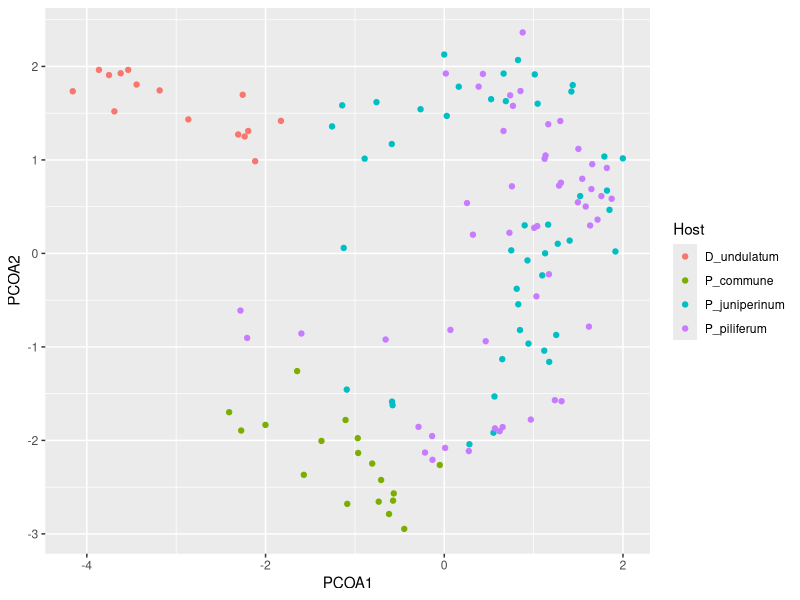
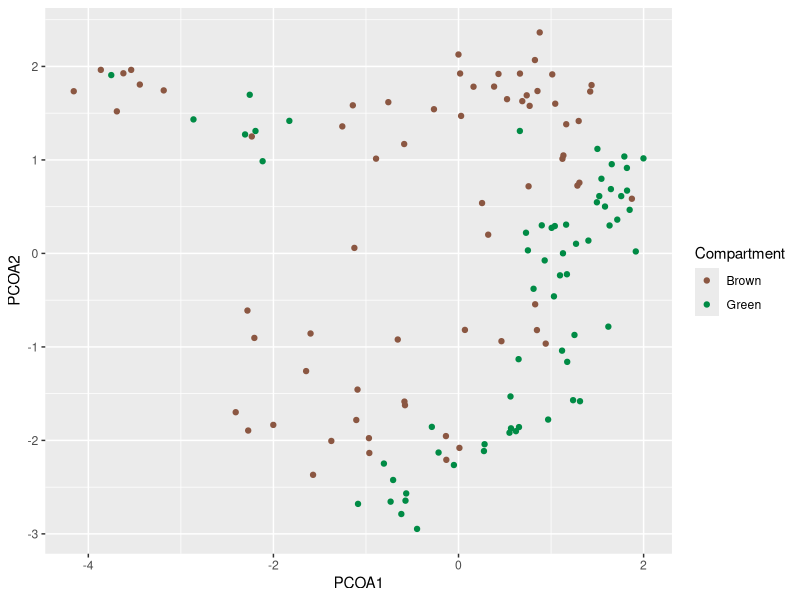
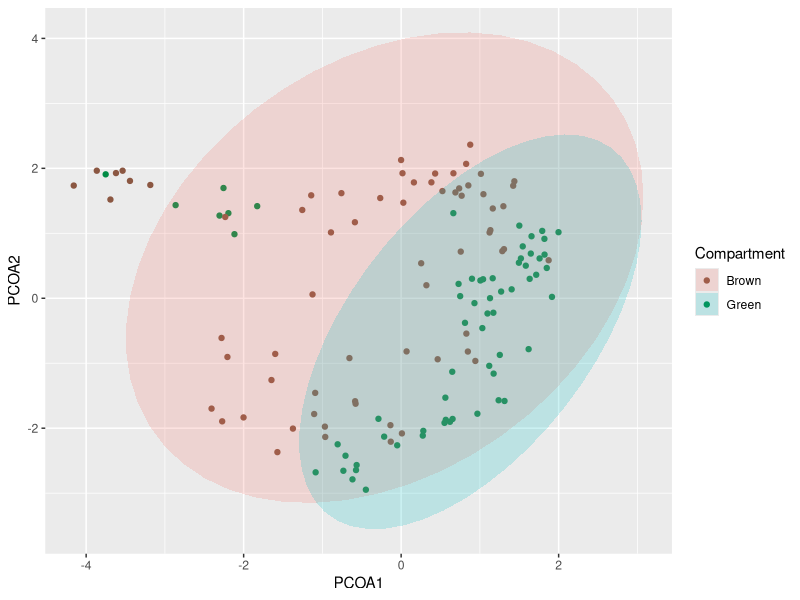
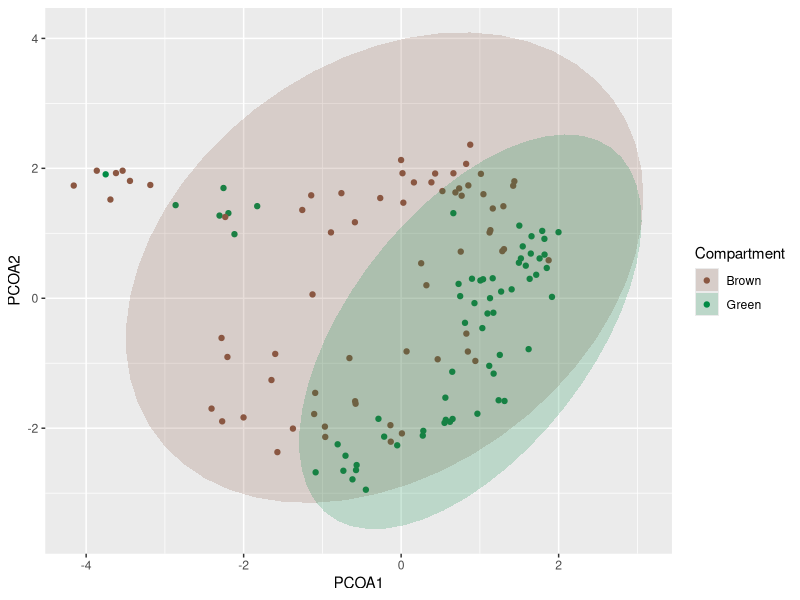
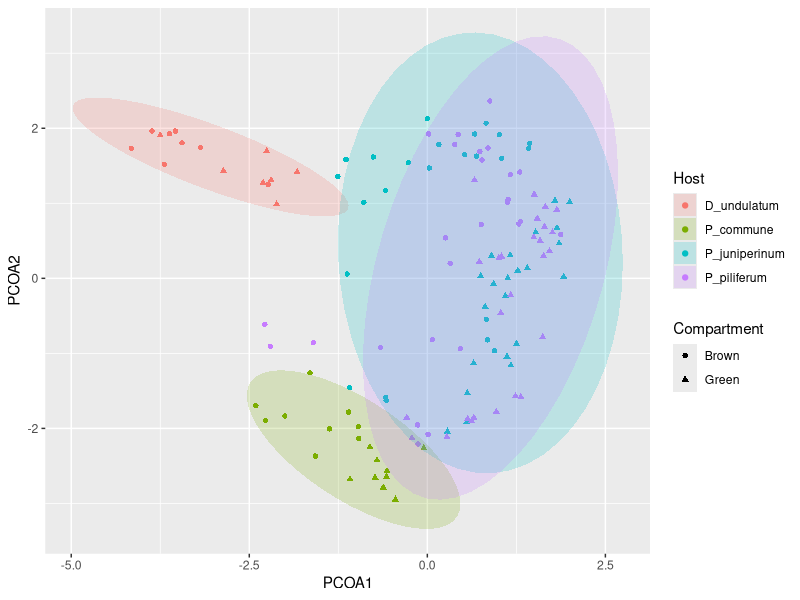

Reproduce these figures in R, in order.
## ---- chunk 1
library(tidyverse)
## ---- chunk 2
pcoa <- read.delim("../Data/pcoa.tsv")

ggplot(pcoa, aes(x = PCOA1, y = PCOA2)) +
  geom_point(aes(colour = Host)) 
## ---- chunk 3
comp_colours <- c("lightsalmon4", "springgreen4")

ggplot(pcoa, aes(x = PCOA1, y = PCOA2)) +
  geom_point(aes(colour = Compartment)) + # ***
  scale_colour_manual(values = comp_colours) # ***
## ---- chunk 4
ggplot(pcoa, aes(x = PCOA1, y = PCOA2)) +
  geom_point(aes(colour = Compartment)) +
  scale_colour_manual(values = comp_colours) +
  stat_ellipse(geom = "polygon", 
               alpha = 0.2, 
               aes(fill = Compartment)) # ***
## ---- chunk 5
ggplot(pcoa, aes(x = PCOA1, y = PCOA2)) +
  geom_point(aes(colour = Compartment)) +
  scale_colour_manual(values = comp_colours) +
  stat_ellipse(geom = "polygon", alpha = 0.2, aes(fill = Compartment)) +
  scale_fill_manual(values = comp_colours) # ***
## ---- chunk 6
ggplot(pcoa, aes(x = PCOA1, y = PCOA2)) +
  geom_point(aes(colour = Host, shape = Compartment)) + # ***
  stat_ellipse(geom = "polygon", alpha = 0.2, aes(fill = Host))
